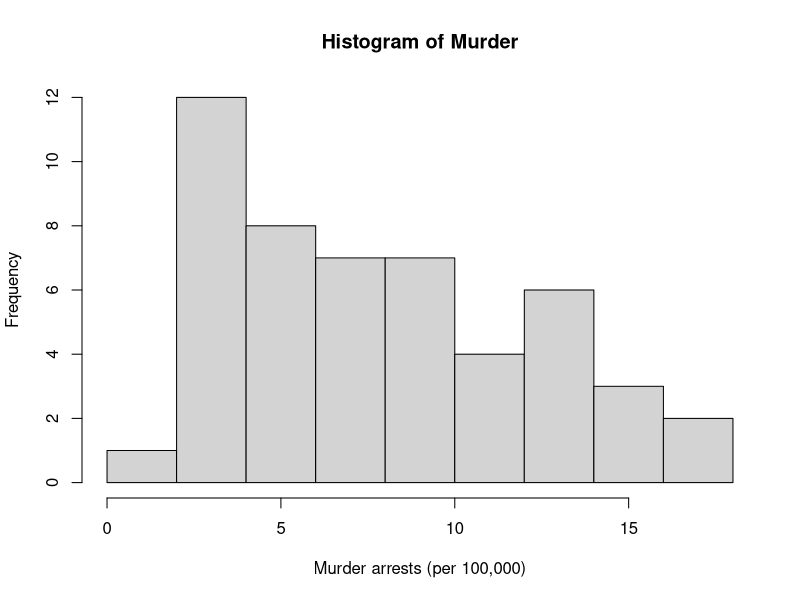
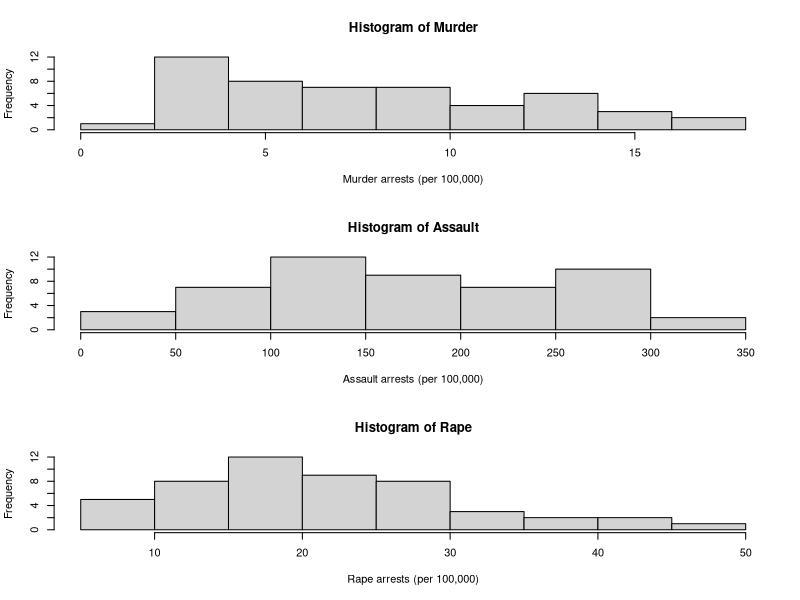
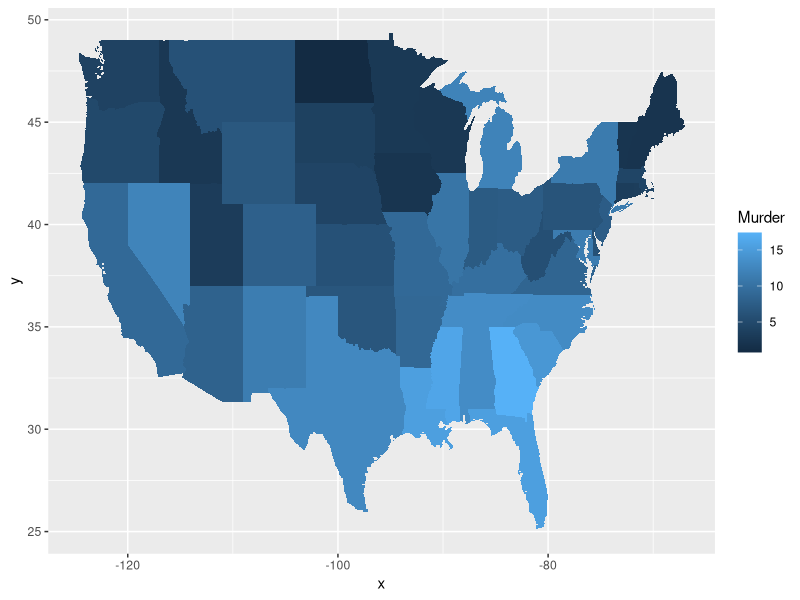

Source code (R) for these figures, in order:
## ---- chunk 1
knitr::opts_chunk$set(message=FALSE,warning=FALSE, cache=TRUE)
## ---- chunk 2
#install.packages("datasets")
library(datasets)

#install.packages("knitr")
library(knitr) #used for knitting to a pdf
## ---- chunk 3
dat <- USArrests
## ---- chunk 4
dat$state <- tolower(rownames(USArrests))
## ---- chunk 5
names(dat)

## ---- chunk 6
typeof('Murder')
typeof(dat[1,1])
## ---- chunk 7
hist(dat$Murder, main="Histogram of Murder", xlab="Murder arrests (per 100,000)", ylab="Frequency")
## ---- chunk 8
mean(dat$Murder)
median(dat$Murder)
quantile(dat$Murder)
## ---- chunk 9
par(mfrow=c(3,1))
hist(dat$Murder, main="Histogram of Murder", xlab="Murder arrests (per 100,000)", ylab="Frequency")
hist(dat$Assault, main="Histogram of Assault", xlab="Assault arrests (per 100,000)", ylab="Frequency")
hist(dat$Rape, main="Histogram of Rape", xlab="Rape arrests (per 100,000)", ylab="Frequency")
## ---- chunk 10
library('maps') 
library('ggplot2') 


ggplot(dat, aes(map_id=state, fill=Murder)) + 
  geom_map(map=map_data("state")) + 
  expand_limits(x=map_data("state")$long, y=map_data("state")$lat)
